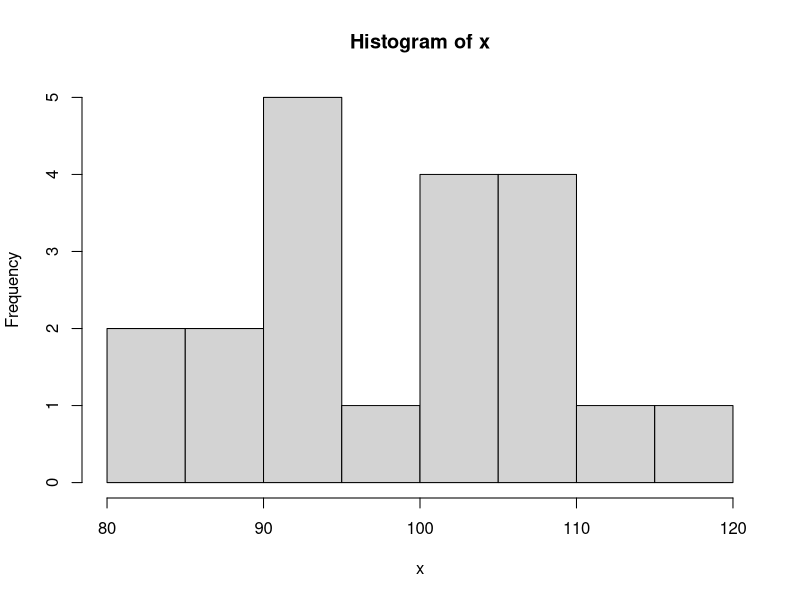
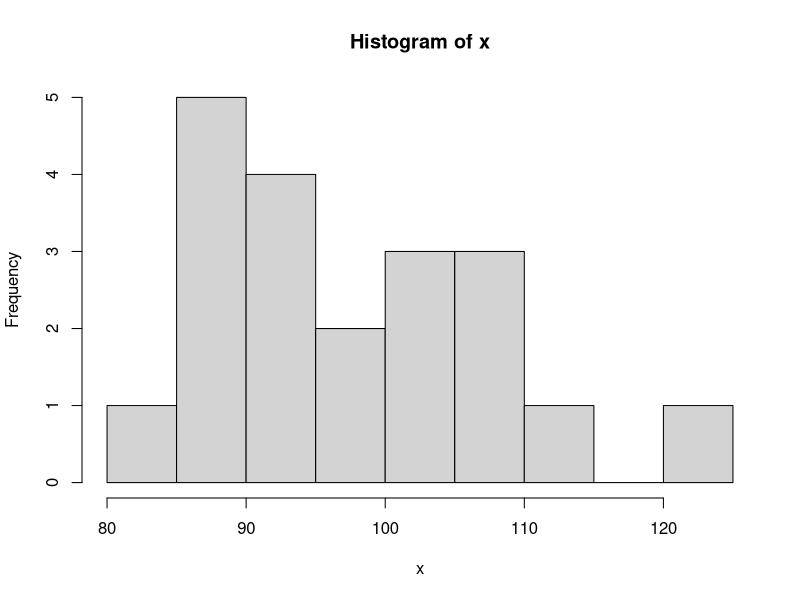
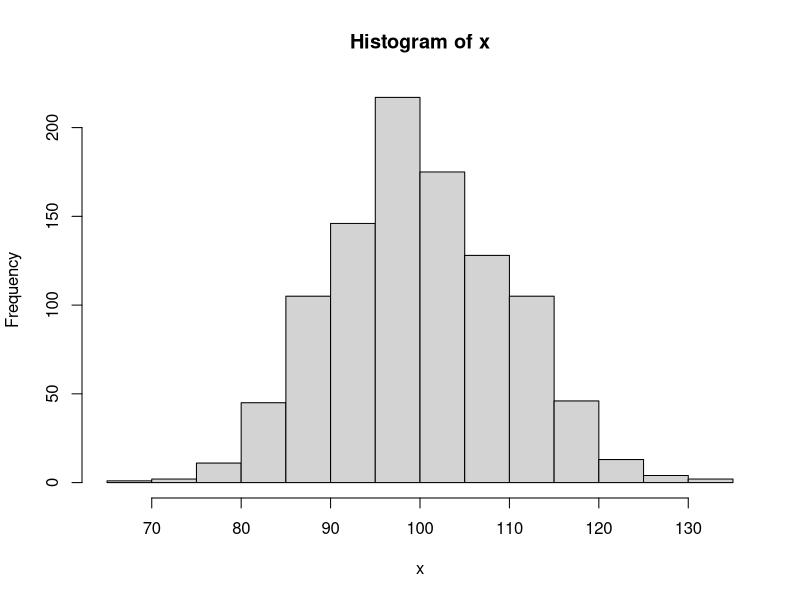
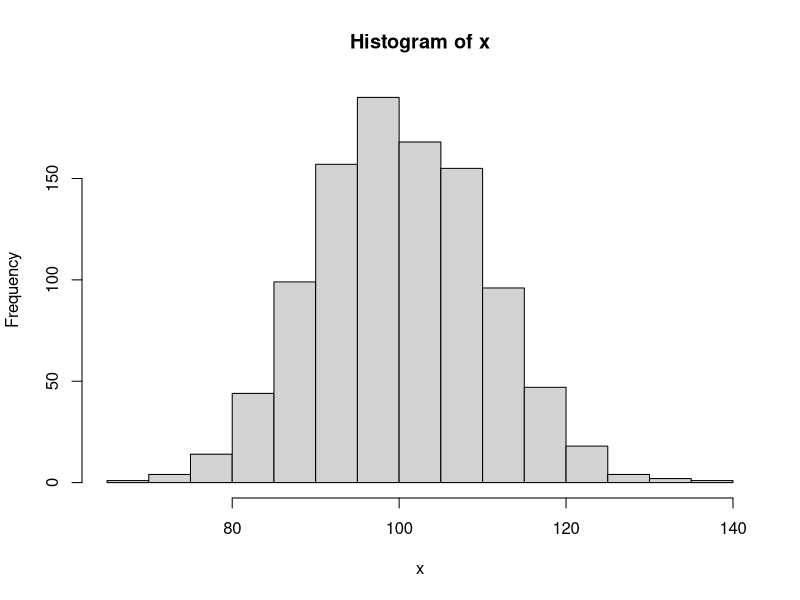
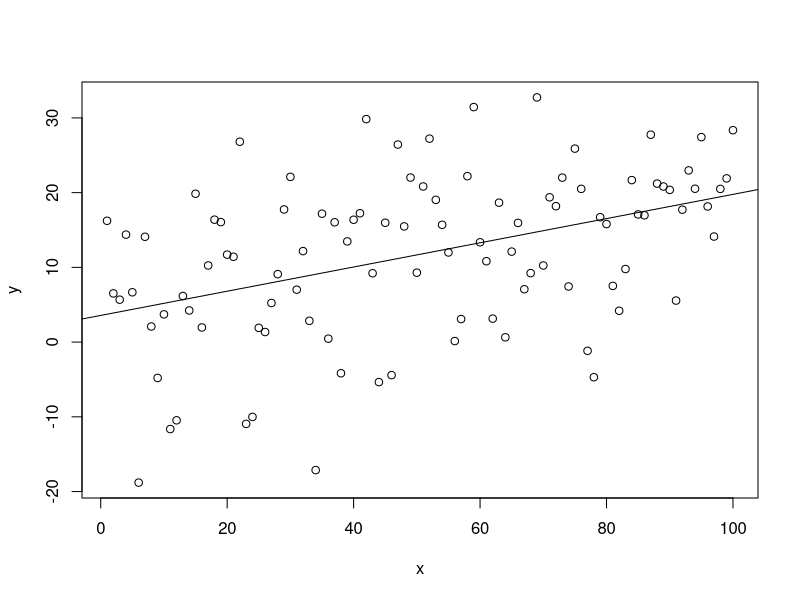

Reproduce these figures in R, in order.
### R code from vignette source '/home/runner/work/SPE/SPE/build/simulation-s.rnw'

###################################################
### code chunk number 1: seed
###################################################
set.seed(5462319)


###################################################
### code chunk number 2: rnorm20
###################################################
 x <- rnorm(20, 100, 10)
 hist(x)
 c(mean(x), sd(x))


###################################################
### code chunk number 3: rnorm20b
###################################################
 x <- rnorm(20, 100, 10)
 hist(x)
 c(mean(x), sd(x))


###################################################
### code chunk number 4: rnorm1000
###################################################
 x <- rnorm(1000, 100, 10)
 hist(x)
 c(mean(x), sd(x))


###################################################
### code chunk number 5: rnorm1000b
###################################################
 x <- rnorm(1000, 100, 10)
 hist(x)
 c(mean(x), sd(x))


###################################################
### code chunk number 6: bin1
###################################################
X <- rbinom(500, 1, 0.4)
table(X)


###################################################
### code chunk number 7: bin2
###################################################
Y <- rbinom(500,1,0.1*X+0.1)
table(X,Y)
prop.table(table(X,Y),1)


###################################################
### code chunk number 8: regression
###################################################
x <- 1:100   
y <- 5 + 0.1*x + rnorm(100,0,10)
plot(x,y)
abline(lm(y~x))
summary(lm(y~x))$coef


